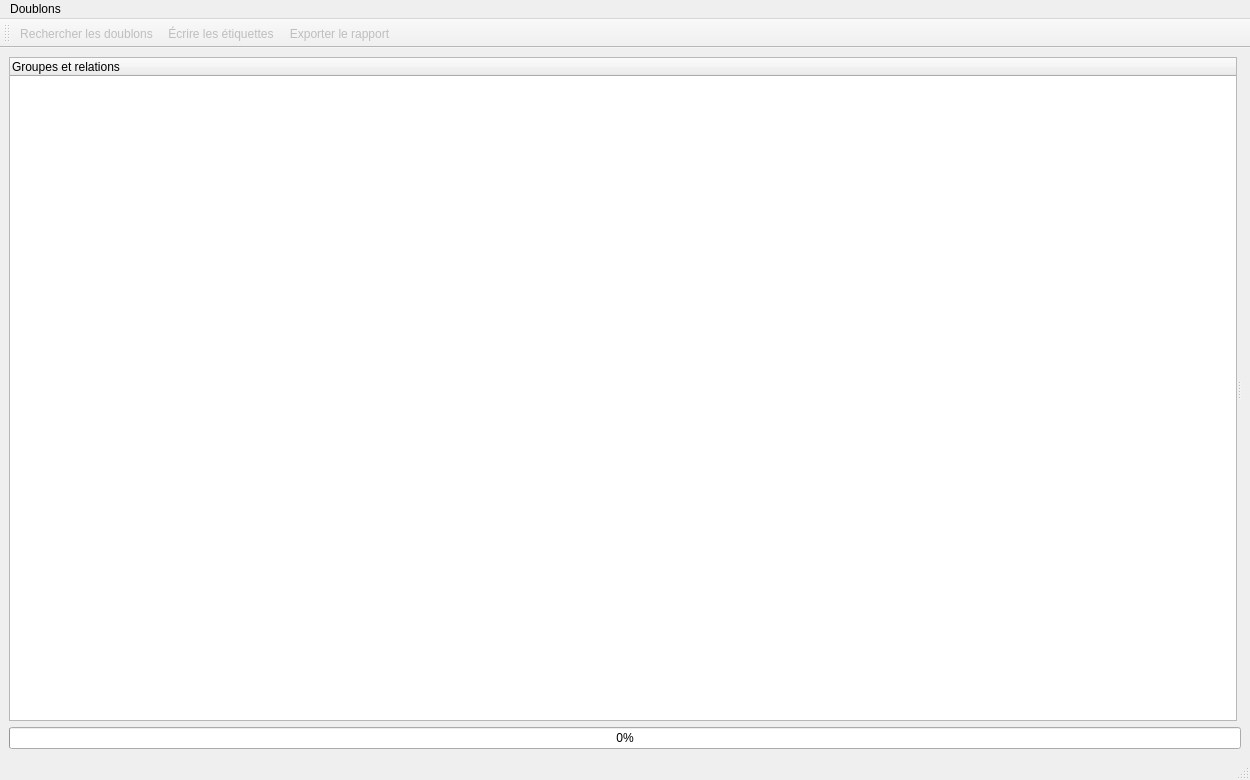
<?xml version="1.0" encoding="UTF-8"?>
<ui version="4.0">
 <class>MainWindow</class>
 <widget class="QMainWindow" name="MainWindow">
  <property name="geometry">
   <rect>
    <x>0</x>
    <y>0</y>
    <width>1250</width>
    <height>780</height>
   </rect>
  </property>
  <property name="windowTitle">
   <string>Doublons — détection de dessins en double</string>
  </property>
  <widget class="QWidget" name="centralwidget">
   <layout class="QVBoxLayout" name="verticalLayout">
    <item>
     <widget class="QSplitter" name="splitter">
      <property name="orientation">
       <enum>Qt::Horizontal</enum>
      </property>
      <widget class="QTreeWidget" name="treeGroups">
       <property name="alternatingRowColors">
        <bool>true</bool>
       </property>
       <column>
        <property name="text">
         <string>Groupes et relations</string>
        </property>
       </column>
      </widget>
      <widget class="QWidget" name="pairPanel">
       <layout class="QVBoxLayout" name="pairLayout">
        <property name="leftMargin">
         <number>0</number>
        </property>
        <property name="topMargin">
         <number>0</number>
        </property>
        <property name="rightMargin">
         <number>0</number>
        </property>
        <property name="bottomMargin">
         <number>0</number>
        </property>
       </layout>
      </widget>
     </widget>
    </item>
    <item>
     <widget class="QProgressBar" name="progressBar">
      <property name="value">
       <number>0</number>
      </property>
      <property name="visible">
       <bool>false</bool>
      </property>
     </widget>
    </item>
   </layout>
  </widget>
  <widget class="QMenuBar" name="menubar">
   <property name="geometry">
    <rect>
     <x>0</x>
     <y>0</y>
     <width>1250</width>
     <height>22</height>
    </rect>
   </property>
   <widget class="QMenu" name="menuDoublons">
    <property name="title">
     <string>Doublons</string>
    </property>
    <addaction name="actionSearch"/>
    <addaction name="actionWriteTags"/>
    <addaction name="actionExport"/>
   </widget>
   <addaction name="menuDoublons"/>
  </widget>
  <widget class="QStatusBar" name="statusbar"/>
  <widget class="QToolBar" name="toolBar">
   <property name="windowTitle">
    <string>Outils</string>
   </property>
   <attribute name="toolBarArea">
    <enum>TopToolBarArea</enum>
   </attribute>
   <attribute name="toolBarBreak">
    <bool>false</bool>
   </attribute>
   <addaction name="actionSearch"/>
   <addaction name="actionWriteTags"/>
   <addaction name="actionExport"/>
  </widget>
  <action name="actionSearch">
   <property name="enabled">
    <bool>false</bool>
   </property>
   <property name="icon">
    <iconset resource="../../../resources/icons/media_restorer.qrc">
     <normaloff>:/icons/media-playback-start.png</normaloff>:/icons/media-playback-start.png
    </iconset>
   </property>
   <property name="text">
    <string>Rechercher les doublons</string>
   </property>
   <property name="toolTip">
    <string>Parcourir la cible et détecter les doublons selon les méthodes cochées (Ctrl+R)</string>
   </property>
   <property name="shortcut">
    <string>Ctrl+R</string>
   </property>
  </action>
  <action name="actionWriteTags">
   <property name="enabled">
    <bool>false</bool>
   </property>
   <property name="icon">
    <iconset resource="../../../resources/icons/media_restorer.qrc">
     <normaloff>:/icons/document-save-2.png</normaloff>:/icons/document-save-2.png
    </iconset>
   </property>
   <property name="text">
    <string>Écrire les étiquettes</string>
   </property>
   <property name="toolTip">
    <string>Enregistrer les groupes dans les métadonnées au format DigiKam (confirmation demandée) (Ctrl+S)</string>
   </property>
   <property name="shortcut">
    <string>Ctrl+S</string>
   </property>
  </action>
  <action name="actionExport">
   <property name="enabled">
    <bool>false</bool>
   </property>
   <property name="icon">
    <iconset resource="../../../resources/icons/media_restorer.qrc">
     <normaloff>:/icons/document-save-as.png</normaloff>:/icons/document-save-as.png
    </iconset>
   </property>
   <property name="text">
    <string>Exporter le rapport</string>
   </property>
   <property name="toolTip">
    <string>Enregistrer un rapport CSV et HTML des doublons trouvés, sans modifier les images (Ctrl+E)</string>
   </property>
   <property name="shortcut">
    <string>Ctrl+E</string>
   </property>
  </action>
 </widget>
 <resources>
  <include location="../../../resources/icons/media_restorer.qrc"/>
 </resources>
 <connections/>
</ui>
